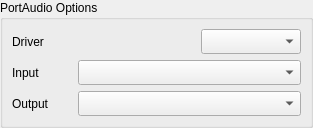
<?xml version="1.0" encoding="UTF-8"?>
<ui version="4.0">
 <class>PaDriverPage</class>
 <widget class="QWidget" name="PaDriverPage">
  <property name="geometry">
   <rect>
    <x>0</x>
    <y>0</y>
    <width>313</width>
    <height>128</height>
   </rect>
  </property>
  <property name="windowTitle">
   <string>Form</string>
  </property>
  <layout class="QHBoxLayout">
   <property name="spacing">
    <number>9</number>
   </property>
   <property name="margin">
    <number>0</number>
   </property>
   <item>
    <widget class="QGroupBox" name="groupBox">
     <property name="title">
      <string>PortAudio Options</string>
     </property>
     <layout class="QVBoxLayout" name="verticalLayout">
      <item>
       <layout class="QHBoxLayout">
        <property name="spacing">
         <number>6</number>
        </property>
        <property name="margin">
         <number>0</number>
        </property>
        <item>
         <widget class="QLabel" name="label">
          <property name="toolTip">
           <string>&lt;html&gt;&lt;head&gt;&lt;meta name=&quot;qrichtext&quot; content=&quot;1&quot; /&gt;&lt;style type=&quot;text/css&quot;&gt;
p, li { white-space: pre-wrap; }
&lt;/style&gt;&lt;/head&gt;&lt;body style=&quot; font-family:'Sans Serif'; font-size:9pt; font-weight:400; font-style:normal; text-decoration:none;&quot;&gt;
&lt;p style=&quot; margin-top:0px; margin-bottom:0px; margin-left:0px; margin-right:0px; -qt-block-indent:0; text-indent:0px;&quot;&gt;&lt;span style=&quot; font-weight:600;&quot;&gt;PortAudio Driver:&lt;/span&gt;&lt;/p&gt;
&lt;p style=&quot; margin-top:0px; margin-bottom:0px; margin-left:0px; margin-right:0px; -qt-block-indent:0; text-indent:0px;&quot;&gt;The driver which should drive the PortAudio backend&lt;/p&gt;
&lt;p style=&quot;-qt-paragraph-type:empty; margin-top:0px; margin-bottom:0px; margin-left:0px; margin-right:0px; -qt-block-indent:0; text-indent:0px;&quot;&gt;&lt;/p&gt;
&lt;p style=&quot; margin-top:0px; margin-bottom:0px; margin-left:0px; margin-right:0px; -qt-block-indent:0; text-indent:0px;&quot;&gt;PortAudio supports many driver backends, some of which Traverso has native support for too. &lt;/p&gt;
&lt;p style=&quot; margin-top:0px; margin-bottom:0px; margin-left:0px; margin-right:0px; -qt-block-indent:0; text-indent:0px;&quot;&gt;It is recommended to use Traverso's native drivers instead of using PortAudio's, however, if the native drivers give problems, you might try the ones supplied by PortAudio instead!&lt;/p&gt;
&lt;p style=&quot;-qt-paragraph-type:empty; margin-top:0px; margin-bottom:0px; margin-left:0px; margin-right:0px; -qt-block-indent:0; text-indent:0px;&quot;&gt;&lt;/p&gt;
&lt;p style=&quot; margin-top:0px; margin-bottom:0px; margin-left:0px; margin-right:0px; -qt-block-indent:0; text-indent:0px;&quot;&gt;PortAudio provides transparent driver support for multiple platforms, including Windows (see the wmme, direct x and asio options), and Mac OS X (see the CoreAudio and jack options)&lt;/p&gt;&lt;/body&gt;&lt;/html&gt;</string>
          </property>
          <property name="text">
           <string>Driver</string>
          </property>
         </widget>
        </item>
        <item>
         <widget class="QComboBox" name="driverCombo">
          <property name="sizePolicy">
           <sizepolicy hsizetype="Preferred" vsizetype="Preferred">
            <horstretch>0</horstretch>
            <verstretch>0</verstretch>
           </sizepolicy>
          </property>
          <property name="maximumSize">
           <size>
            <width>100</width>
            <height>16777215</height>
           </size>
          </property>
         </widget>
        </item>
       </layout>
      </item>
      <item>
       <layout class="QHBoxLayout" name="horizontalLayout">
        <item>
         <widget class="QLabel" name="label_2">
          <property name="sizePolicy">
           <sizepolicy hsizetype="Fixed" vsizetype="Preferred">
            <horstretch>0</horstretch>
            <verstretch>0</verstretch>
           </sizepolicy>
          </property>
          <property name="minimumSize">
           <size>
            <width>60</width>
            <height>0</height>
           </size>
          </property>
          <property name="toolTip">
           <string>&lt;html&gt;&lt;head&gt;&lt;meta name=&quot;qrichtext&quot; content=&quot;1&quot; /&gt;&lt;style type=&quot;text/css&quot;&gt;
p, li { white-space: pre-wrap; }
&lt;/style&gt;&lt;/head&gt;&lt;body style=&quot; font-family:'Sans Serif'; font-size:9pt; font-weight:400; font-style:normal; text-decoration:none;&quot;&gt;
&lt;p style=&quot; margin-top:0px; margin-bottom:0px; margin-left:0px; margin-right:0px; -qt-block-indent:0; text-indent:0px;&quot;&gt;&lt;span style=&quot; font-weight:600;&quot;&gt;PortAudio Driver:&lt;/span&gt;&lt;/p&gt;
&lt;p style=&quot; margin-top:0px; margin-bottom:0px; margin-left:0px; margin-right:0px; -qt-block-indent:0; text-indent:0px;&quot;&gt;The driver which should drive the PortAudio backend&lt;/p&gt;
&lt;p style=&quot;-qt-paragraph-type:empty; margin-top:0px; margin-bottom:0px; margin-left:0px; margin-right:0px; -qt-block-indent:0; text-indent:0px;&quot;&gt;&lt;/p&gt;
&lt;p style=&quot; margin-top:0px; margin-bottom:0px; margin-left:0px; margin-right:0px; -qt-block-indent:0; text-indent:0px;&quot;&gt;PortAudio supports many driver backends, some of which Traverso has native support for too. &lt;/p&gt;
&lt;p style=&quot; margin-top:0px; margin-bottom:0px; margin-left:0px; margin-right:0px; -qt-block-indent:0; text-indent:0px;&quot;&gt;It is recommended to use Traverso's native drivers instead of using PortAudio's, however, if the native drivers give problems, you might try the ones supplied by PortAudio instead!&lt;/p&gt;
&lt;p style=&quot;-qt-paragraph-type:empty; margin-top:0px; margin-bottom:0px; margin-left:0px; margin-right:0px; -qt-block-indent:0; text-indent:0px;&quot;&gt;&lt;/p&gt;
&lt;p style=&quot; margin-top:0px; margin-bottom:0px; margin-left:0px; margin-right:0px; -qt-block-indent:0; text-indent:0px;&quot;&gt;PortAudio provides transparent driver support for multiple platforms, including Windows (see the wmme, direct x and asio options), and Mac OS X (see the CoreAudio and jack options)&lt;/p&gt;&lt;/body&gt;&lt;/html&gt;</string>
          </property>
          <property name="text">
           <string>Input</string>
          </property>
         </widget>
        </item>
        <item>
         <widget class="QComboBox" name="inputDevicesCombo">
          <property name="sizePolicy">
           <sizepolicy hsizetype="Expanding" vsizetype="Preferred">
            <horstretch>0</horstretch>
            <verstretch>0</verstretch>
           </sizepolicy>
          </property>
         </widget>
        </item>
       </layout>
      </item>
      <item>
       <layout class="QHBoxLayout" name="horizontalLayout_2">
        <item>
         <widget class="QLabel" name="label_3">
          <property name="sizePolicy">
           <sizepolicy hsizetype="Fixed" vsizetype="Preferred">
            <horstretch>0</horstretch>
            <verstretch>0</verstretch>
           </sizepolicy>
          </property>
          <property name="minimumSize">
           <size>
            <width>60</width>
            <height>0</height>
           </size>
          </property>
          <property name="toolTip">
           <string>&lt;html&gt;&lt;head&gt;&lt;meta name=&quot;qrichtext&quot; content=&quot;1&quot; /&gt;&lt;style type=&quot;text/css&quot;&gt;
p, li { white-space: pre-wrap; }
&lt;/style&gt;&lt;/head&gt;&lt;body style=&quot; font-family:'Sans Serif'; font-size:9pt; font-weight:400; font-style:normal; text-decoration:none;&quot;&gt;
&lt;p style=&quot; margin-top:0px; margin-bottom:0px; margin-left:0px; margin-right:0px; -qt-block-indent:0; text-indent:0px;&quot;&gt;&lt;span style=&quot; font-weight:600;&quot;&gt;PortAudio Driver:&lt;/span&gt;&lt;/p&gt;
&lt;p style=&quot; margin-top:0px; margin-bottom:0px; margin-left:0px; margin-right:0px; -qt-block-indent:0; text-indent:0px;&quot;&gt;The driver which should drive the PortAudio backend&lt;/p&gt;
&lt;p style=&quot;-qt-paragraph-type:empty; margin-top:0px; margin-bottom:0px; margin-left:0px; margin-right:0px; -qt-block-indent:0; text-indent:0px;&quot;&gt;&lt;/p&gt;
&lt;p style=&quot; margin-top:0px; margin-bottom:0px; margin-left:0px; margin-right:0px; -qt-block-indent:0; text-indent:0px;&quot;&gt;PortAudio supports many driver backends, some of which Traverso has native support for too. &lt;/p&gt;
&lt;p style=&quot; margin-top:0px; margin-bottom:0px; margin-left:0px; margin-right:0px; -qt-block-indent:0; text-indent:0px;&quot;&gt;It is recommended to use Traverso's native drivers instead of using PortAudio's, however, if the native drivers give problems, you might try the ones supplied by PortAudio instead!&lt;/p&gt;
&lt;p style=&quot;-qt-paragraph-type:empty; margin-top:0px; margin-bottom:0px; margin-left:0px; margin-right:0px; -qt-block-indent:0; text-indent:0px;&quot;&gt;&lt;/p&gt;
&lt;p style=&quot; margin-top:0px; margin-bottom:0px; margin-left:0px; margin-right:0px; -qt-block-indent:0; text-indent:0px;&quot;&gt;PortAudio provides transparent driver support for multiple platforms, including Windows (see the wmme, direct x and asio options), and Mac OS X (see the CoreAudio and jack options)&lt;/p&gt;&lt;/body&gt;&lt;/html&gt;</string>
          </property>
          <property name="text">
           <string>Output</string>
          </property>
         </widget>
        </item>
        <item>
         <widget class="QComboBox" name="outputDevicesCombo">
          <property name="sizePolicy">
           <sizepolicy hsizetype="Preferred" vsizetype="Preferred">
            <horstretch>0</horstretch>
            <verstretch>0</verstretch>
           </sizepolicy>
          </property>
         </widget>
        </item>
       </layout>
      </item>
     </layout>
    </widget>
   </item>
  </layout>
 </widget>
 <resources/>
 <connections/>
</ui>
